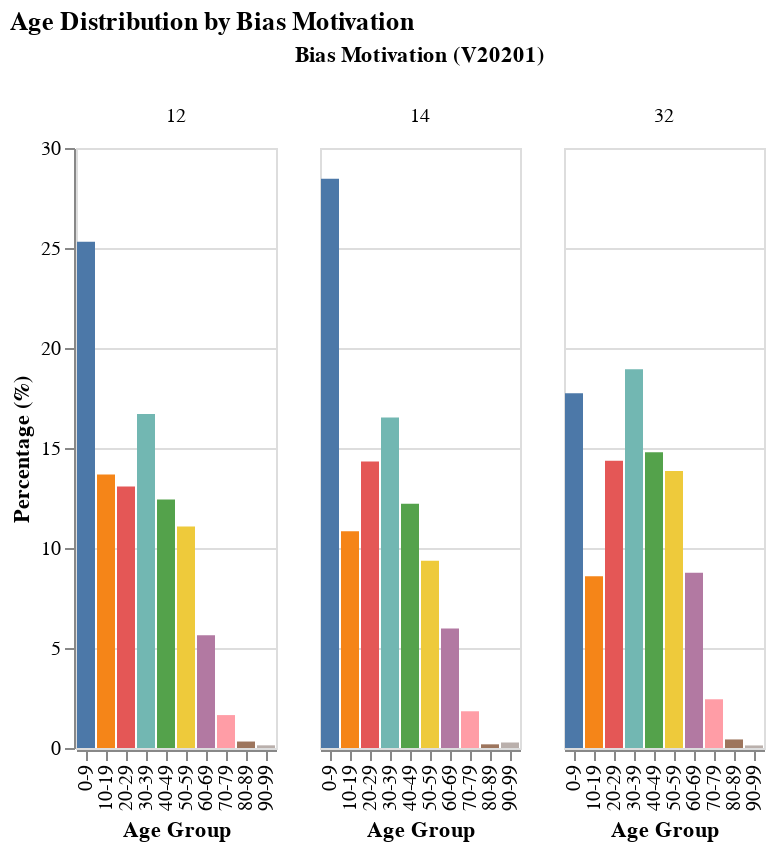

Here is the notebook cell this chart was saved with:
### Markdown cell above
### Offender Age

### Code cell
# Convert non-numeric values (e.g., strings) to NaN and then to numeric
race_df['V50071'] = pd.to_numeric(race_df['V50071'], errors='coerce')

# Drop rows with NaN in the age column (exclude missing age data from analysis)
race_df_clean = race_df.dropna(subset=['V50071'])

# Group age into 10-year bins
race_df_clean['age_group'] = pd.cut(
    race_df_clean['V50071'],
    bins=range(0, 101, 10),
    right=False,
    labels=['0-9','10-19','20-29','30-39','40-49',
            '50-59','60-69','70-79','80-89','90-99']
)

# Group by age_group and V20201, then reshape into long format
age_group_counts = (
    race_df_clean.groupby(['V20201', 'age_group'])
    .size()
    .reset_index(name='count')
)

# Calculate the percentage within each Bias Motivation group
age_group_counts['percentage'] = (
    age_group_counts.groupby('V20201')['count']
    .transform(lambda x: x / x.sum() * 100)
)

# Plot with Altair
import altair as alt

chart = alt.Chart(age_group_counts).mark_bar().encode(
    x=alt.X('age_group:N', title='Age Group'),
    y=alt.Y('percentage:Q', title='Percentage (%)'),
    color=alt.Color('age_group:N', legend=None),
    column=alt.Column('V20201:N', title='Bias Motivation (V20201)')
).properties(
    width=100,
    height=300,
    title='Age Distribution by Bias Motivation'
)

chart

### Figure 1 — Vega-Lite specification as saved in the notebook (floating-point values rounded to 4 significant figures)
{"config": {"view": {"continuousWidth": 300, "continuousHeight": 300}}, "data": {"name": "data-41717cbc3497fe839716534e64aa4f08"}, "mark": {"type": "bar"}, "encoding": {"color": {"field": "age_group", "legend": null, "type": "nominal"}, "column": {"field": "V20201", "title": "Bias Motivation (V20201)", "type": "nominal"}, "x": {"field": "age_group", "title": "Age Group", "type": "nominal"}, "y": {"field": "percentage", "title": "Percentage (%)", "type": "quantitative"}}, "height": 300, "title": "Age Distribution by Bias Motivation", "width": 100, "$schema": "https://vega.github.io/schema/vega-lite/v5.20.1.json", "datasets": {"data-41717cbc3497fe839716534e64aa4f08": [{"V20201": 12, "age_group": "0-9", "count": 2661, "percentage": 25.31}, {"V20201": 12, "age_group": "10-19", "count": 1437, "percentage": 13.67}, {"V20201": 12, "age_group": "20-29", "count": 1375, "percentage": 13.08}, {"V20201": 12, "age_group": "30-39", "count": 1756, "percentage": 16.7}, {"V20201": 12, "age_group": "40-49", "count": 1306, "percentage": 12.42}, {"V20201": 12, "age_group": "50-59", "count": 1164, "percentage": 11.07}, {"V20201": 12, "age_group": "60-69", "count": 593, "percentage": 5.641}, {"V20201": 12, "age_group": "70-79", "count": 173, "percentage": 1.646}, {"V20201": 12, "age_group": "80-89", "count": 34, "percentage": 0.3234}, {"V20201": 12, "age_group": "90-99", "count": 14, "percentage": 0.1332}, {"V20201": 14, "age_group": "0-9", "count": 310, "percentage": 28.47}, {"V20201": 14, "age_group": "10-19", "count": 118, "percentage": 10.84}, {"V20201": 14, "age_group": "20-29", "count": 156, "percentage": 14.33}, {"V20201": 14, "age_group": "30-39", "count": 180, "percentage": 16.53}, {"V20201": 14, "age_group": "40-49", "count": 133, "percentage": 12.21}, {"V20201": 14, "age_group": "50-59", "count": 102, "percentage": 9.366}, {"V20201": 14, "age_group": "60-69", "count": 65, "percentage": 5.969}, {"V20201": 14, "age_group": "70-79", "count": 20, "percentage": 1.837}, {"V20201": 14, "age_group": "80-89", "count": 2, "percentage": 0.1837}, {"V20201": 14, "age_group": "90-99", "count": 3, "percentage": 0.2755}, {"V20201": 32, "age_group": "0-9", "count": 415, "percentage": 17.74}, {"V20201": 32, "age_group": "10-19", "count": 201, "percentage": 8.59}, {"V20201": 32, "age_group": "20-29", "count": 336, "percentage": 14.36}, {"V20201": 32, "age_group": "30-39", "count": 443, "percentage": 18.93}, {"V20201": 32, "age_group": "40-49", "count": 346, "percentage": 14.79}, {"V20201": 32, "age_group": "50-59", "count": 324, "percentage": 13.85}, {"V20201": 32, "age_group": "60-69", "count": 205, "percentage": 8.761}, {"V20201": 32, "age_group": "70-79", "count": 57, "percentage": 2.436}, {"V20201": 32, "age_group": "80-89", "count": 10, "percentage": 0.4274}, {"V20201": 32, "age_group": "90-99", "count": 3, "percentage": 0.1282}]}}
